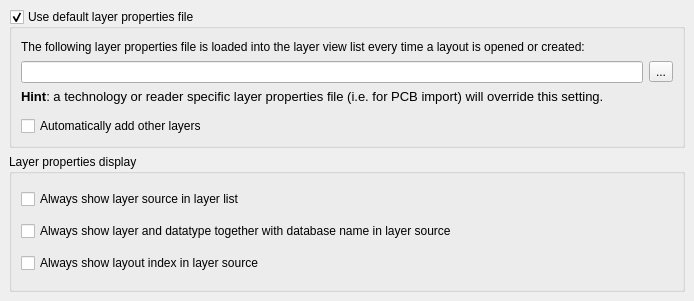
<ui version="4.0" >
 <class>LayoutViewConfigPage5</class>
 <widget class="QFrame" name="LayoutViewConfigPage5" >
  <property name="geometry" >
   <rect>
    <x>0</x>
    <y>0</y>
    <width>694</width>
    <height>301</height>
   </rect>
  </property>
  <property name="windowTitle" >
   <string>Application Settings</string>
  </property>
  <layout class="QVBoxLayout" >
   <property name="margin" >
    <number>9</number>
   </property>
   <property name="spacing" >
    <number>6</number>
   </property>
   <item>
    <widget class="QGroupBox" name="lyp_file_gbx" >
     <property name="title" >
      <string>Use default layer properties file</string>
     </property>
     <property name="checkable" >
      <bool>true</bool>
     </property>
     <layout class="QGridLayout" >
      <property name="margin" >
       <number>9</number>
      </property>
      <property name="spacing" >
       <number>6</number>
      </property>
      <item row="1" column="1" >
       <widget class="QToolButton" name="browse_pb" >
        <property name="text" >
         <string>...</string>
        </property>
       </widget>
      </item>
      <item row="4" column="0" colspan="2" >
       <widget class="QCheckBox" name="add_other_layers_cb" >
        <property name="text" >
         <string>Automatically add other layers</string>
        </property>
       </widget>
      </item>
      <item row="1" column="0" >
       <widget class="QLineEdit" name="lyp_file_le" />
      </item>
      <item row="2" column="0" colspan="2" >
       <widget class="QLabel" name="label_2" >
        <property name="text" >
         <string>&lt;html>&lt;head>&lt;meta name="qrichtext" content="1" />&lt;style type="text/css">
p, li { white-space: pre-wrap; }
&lt;/style>&lt;/head>&lt;body style=" font-family:'Sans Serif'; font-size:10pt; font-weight:400; font-style:normal; text-decoration:none;">
&lt;p style=" margin-top:0px; margin-bottom:0px; margin-left:0px; margin-right:0px; -qt-block-indent:0; text-indent:0px;">&lt;span style=" font-weight:600;">Hint&lt;/span>: a technology or reader specific layer properties file (i.e. for PCB import) will override this setting.&lt;/p>&lt;/body>&lt;/html></string>
        </property>
        <property name="wordWrap" >
         <bool>true</bool>
        </property>
       </widget>
      </item>
      <item row="0" column="0" colspan="2" >
       <widget class="QLabel" name="label" >
        <property name="text" >
         <string>The following layer properties file is loaded into the layer view list every time a layout is opened or created:</string>
        </property>
        <property name="wordWrap" >
         <bool>true</bool>
        </property>
       </widget>
      </item>
      <item row="3" column="0" >
       <spacer>
        <property name="orientation" >
         <enum>Qt::Vertical</enum>
        </property>
        <property name="sizeType" >
         <enum>QSizePolicy::Fixed</enum>
        </property>
        <property name="sizeHint" >
         <size>
          <width>20</width>
          <height>5</height>
         </size>
        </property>
       </spacer>
      </item>
     </layout>
    </widget>
   </item>
   <item>
    <widget class="QGroupBox" name="groupBox" >
     <property name="title" >
      <string>Layer properties display</string>
     </property>
     <layout class="QVBoxLayout" >
      <property name="margin" >
       <number>9</number>
      </property>
      <property name="spacing" >
       <number>6</number>
      </property>
      <item>
       <widget class="QCheckBox" name="source_display_cb" >
        <property name="text" >
         <string>Always show layer source in layer list</string>
        </property>
       </widget>
      </item>
      <item>
       <widget class="QCheckBox" name="ld_display_cb" >
        <property name="text" >
         <string>Always show layer and datatype together with database name in layer source</string>
        </property>
       </widget>
      </item>
      <item>
       <widget class="QCheckBox" name="ly_index_cb" >
        <property name="text" >
         <string>Always show layout index in layer source</string>
        </property>
       </widget>
      </item>
     </layout>
    </widget>
   </item>
  </layout>
 </widget>
 <layoutdefault spacing="6" margin="11" />
 <tabstops>
  <tabstop>lyp_file_gbx</tabstop>
  <tabstop>lyp_file_le</tabstop>
  <tabstop>browse_pb</tabstop>
 </tabstops>
 <resources/>
 <connections/>
</ui>
